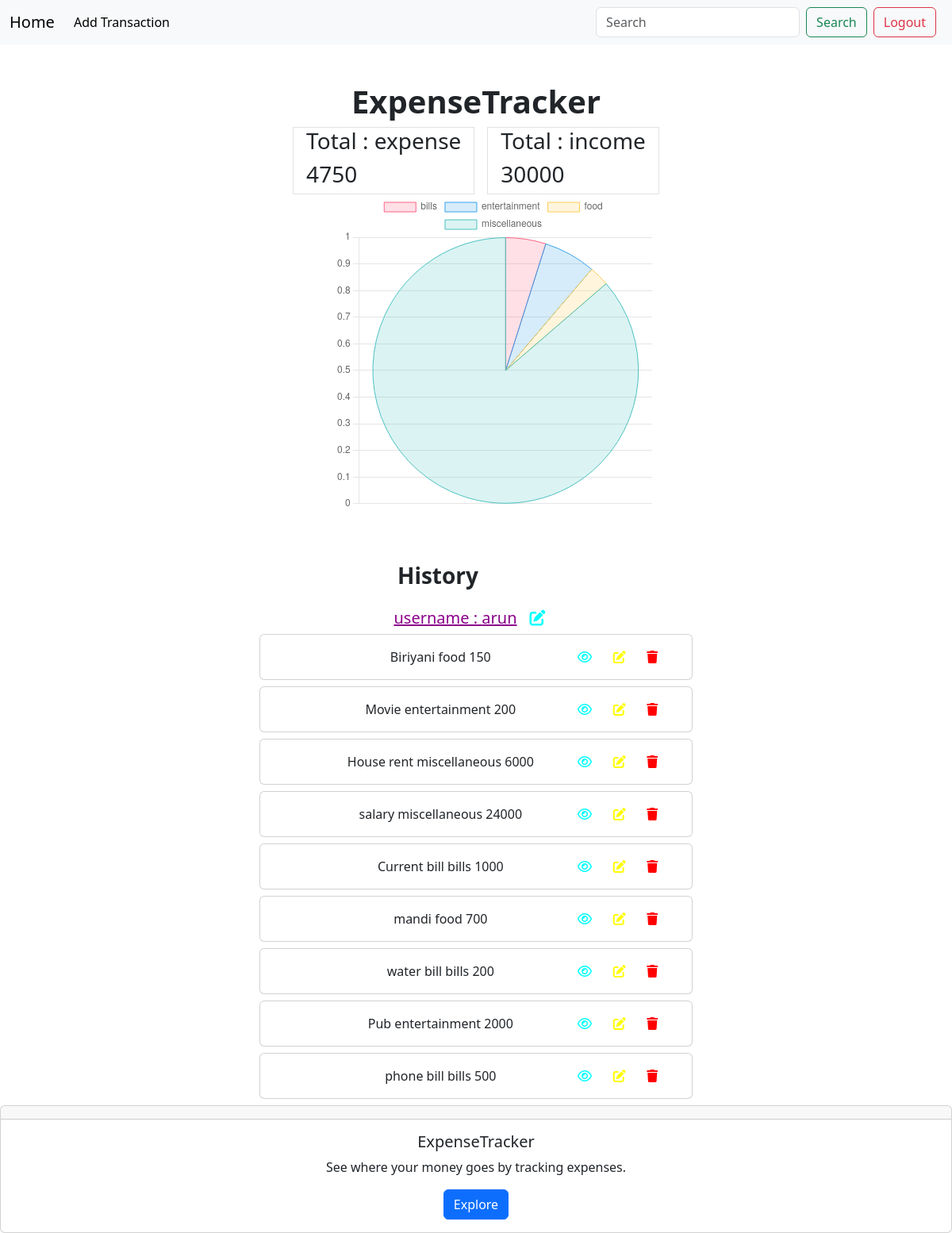
The page /transactions/all/ (signed in) on the database its author committed.
### fundflowbudget/models.py (models this page shows, shortened)
class Transaction(models.Model):
    title = models.CharField(max_length=225)
    amount = models.PositiveIntegerField()
    options=(
        ("expense","expense"),
        ("income","income"),
    )
    type = models.CharField(max_length=225,choices=options, default="expense")
    cat_options =(
        ("fuel","fuel"),
        ("food","food"),
        ("entertainment","entertainment"),
        ("emi","emi"),
        ("bills","bills"),
        ("miscellaneous","miscellaneous")
    )
    category = models.CharField(max_length=225,choices=cat_options)
    created_date = models.DateTimeField(auto_now_add=True,blank=True)
    user_object = models.ForeignKey(User,on_delete=models.CASCADE)

### fundflowbudget/views.py (the view)
# urls.py: path('transactions/all/', views.TransactionListView.as_view(), name='transactions-list'),
@method_decorator(decs,name='dispatch')
class TransactionListView(View):
    def get(self, request, *args, **kwargs):
        qs=Transaction.objects.filter(user_object=request.user)
        cur_month=timezone.now().month
        cur_year=timezone.now().year
        print(cur_month,cur_year)
        data = Transaction.objects.filter(
            created_date__month=cur_month,
            created_date__year=cur_year,
            user_object=request.user
        ).values('type').annotate(type_sum=Sum('amount'))
        cat = Transaction.objects.filter(
            created_date__month=cur_month,
            created_date__year=cur_year,
            user_object=request.user
        ).values('category').annotate(cat_sum=Sum('amount'))
        print(cat)
        return render(request,'transactions_list.html',{'data':qs,'type_total':data,'cat_total':cat})

### fundflowbudget/views.py (called while the page is built)
def signin_requried(fn):
    def wrapper(request,*args, **kwargs):
        if not request.user.is_authenticated:
            messages.error(request, "You must be logged in")
            return redirect('signin-view')
        else:
            return fn(request, *args, **kwargs)
    return wrapper

### fundflowbudget/templates/transactions_list.html (shortened to what this page needs)
{% extends 'base.html' %}
{% block main_block %}
<h1 class="text-center fw-bolder mt-5">ExpenseTracker</h1>
    <div class="container d-flex justify-content-center">
        {% for t in type_total%}
        <div class="border px-3 mx-2">
            <h3 class="">Total : {{t.type}}</h3>
            <h3 class="">{{t.type_sum}}</h3>
        </div>
        {%endfor%}
    </div>
    <div class="container">
        <div class="row">
            <div class="col-4"></div>
            <div class="col-6">
                <div style="width:400px; height:400px" class=" d-flex justify-content-center">
                    <canvas id="categoryChart" width="200" height="200"></canvas>
                </div>
            </div>
            <div class="col-2"></div>
        </div>
    </div>
    <div class="container">
        <div class="row mt-5">
            <div class="col-3"></div>
            <div class="col-6">
                <h3 class="fw-bold text-center p-3">History<span class="p-5"></h3>
                <h5 class="text-center text-decoration-underline" style="color: darkmagenta;">username : {{request.user}}<span class="p-3"><a href="{%url 'transactions-add'%}"><i class="fa-solid fa-pen-to-square fa-1x" style='color:aqua'></i></a></span></h5>
               {%for t in data%}
               <div class="card mb-2" data-aos="fade-down"
               data-aos-easing="linear"
               data-aos-duration="1500">
                <div class="card-body">
                   <div c class="row">
                    <div class="col-2"></div>
                    <div class="col-6 d-flex justify-content-center">
                        {{t.title}}
                        {{t.category}}
                        {{t.amount}}
                    </div>
                    <div class="col-4 d-flex justify-content-evenly">
                            <a href="{%url 'transactions-detail' t.id%}"><i class="fa-regular fa-eye fa-1x" style='color:aqua'></i></a>
                            <a href="{%url 'transactions-update' t.id%}"><i class="fa-solid fa-pen-to-square fa-1x" style='color: yellow'></i></a>
                            <a href="{%url 'transactions-delete' t.id%}"><i class="fa-solid fa-trash fa-1x" style='color:red'></i></a>
                    </div>
                   </div>
                </div>
              </div>
               {%endfor%}
            </div>
            <div class="col-3"></div>
        </div>
    </div>
{% endblock %}
{% block script_block %}
<script>
    var ctx = document.getElementById('categoryChart').getContext('2d');
    var categoryChart = new Chart(ctx, {
        type: 'pie',
        data: {
            labels: [{% for category in cat_total %}"{{ category.category }}",{% endfor %}],
            datasets: [{
                label: 'Category Totals',
                data: [{% for category in cat_total %}{{ category.cat_sum }},{% endfor %}],
                backgroundColor: [
                    'rgba(255, 99, 132, 0.2)',
                    'rgba(54, 162, 235, 0.2)',
                    'rgba(255, 206, 86, 0.2)',
                    'rgba(75, 192, 192, 0.2)',
                    'rgba(153, 102, 255, 0.2)',
                    'rgba(255, 159, 64, 0.2)'
                ],
                borderColor: [
                    'rgba(255, 99, 132, 1)',
                    'rgba(54, 162, 235, 1)',
                    'rgba(255, 206, 86, 1)',
                    'rgba(75, 192, 192, 1)',
                    'rgba(153, 102, 255, 1)',
                    'rgba(255, 159, 64, 1)'
                ],
                borderWidth: 1
            }]
        },
        options: {
            animation: {
                duration: 2000,
                easing: 'easeInOutQuart'
            },
            scales: {
                y: {
                    beginAtZero: true
                }
            }
        }
    });
</script>
{% endblock %}
{% block footer_block %}
<div class="card text-center">
    <div class="card-header">
    </div>
    <div class="card-body">
      <h5 class="card-title"> ExpenseTracker </h5>
      <p class="card-text">See where your money goes by tracking expenses.</p>
      <a href="https://docs.google.com/spreadsheets/" class="btn btn-primary">Explore</a>
    </div>
  </div>
{% endblock %}

### fundflowbudget/templates/base.html (shortened to what this page needs)
<!DOCTYPE html>
<html lang="en">
<head>
    <link href="https://cdn.jsdelivr.net/npm/bootstrap@5.3.2/dist/css/bootstrap.min.css" rel="stylesheet">
    <link rel="stylesheet" href="https://cdnjs.cloudflare.com/ajax/libs/font-awesome/6.5.1/css/all.min.css" />
    <link href="https://unpkg.com/aos@2.3.1/dist/aos.css" rel="stylesheet">
</head>
<body>
    <nav class="navbar navbar-expand-lg bg-body-tertiary">
        <div class="container-fluid">
          <a class="navbar-brand" href="{% url 'transactions-list' %}">Home</a>
          <div class="collapse navbar-collapse" id="navbarSupportedContent">
            <ul class="navbar-nav me-auto mb-2 mb-lg-0">
              <li class="nav-item">
                <a class="nav-link active" aria-current="page" href="{% url 'transactions-add' %}">Add Transaction</a>
              </li>
            </ul>
            <form class="d-flex" role="search">
              <input class="form-control me-2" type="search" placeholder="Search" aria-label="Search">
              <button class="btn btn-outline-success" type="submit">Search</button>
            </form>
          </div>
          <a class="btn btn-outline-danger ms-2 me-2" href="{% url 'signout-view'%}">Logout</a>
        </div>
      </nav>
    {% block main_block %}
    {% endblock %}
</body>
{% block script_block %}
{% endblock %}
{% block footer_block %}
{% endblock %}
</html>

### rows shown on the page
Transaction: title "Biriyani", category "food", amount "150"
Transaction: title "Movie", category "entertainment", amount "200"
Transaction: title "House rent", category "miscellaneous", amount "6000"
Transaction: title "salary", category "miscellaneous", amount "24000"
Transaction: title "Current bill", category "bills", amount "1000"
Transaction: title "mandi", category "food", amount "700"
Transaction: title "water bill", category "bills", amount "200"
Transaction: title "Pub", category "entertainment", amount "2000"
Transaction: title "phone bill", category "bills", amount "500"

### other values the page prints
{{ t.type }} "expense" "income"
{{ t.type_sum }} "4750" "30000"
{{ request.user }} "arun"
chart data {{ category.category }} bills, entertainment, food, miscellaneous
chart data {{ category.cat_sum }} 1700, 2200, 850, 30000
